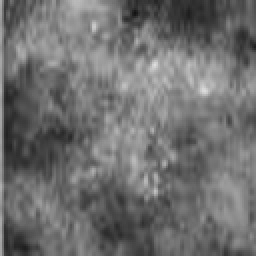
#> input picture datasets_api/test_data/B4RMLO.jpg, 128 x 128 px, given in place of B4RMLO.bmp, which was not available (shown 2 times larger)
$ python test_pywt2.py
#> lines starting #> are read from the running program, lines starting #| are printed output that depends on the picture; after the words box and inside, x2 and y2 are one past the last pixel; in counts of white or black regions, pixels touching at a corner belong together; long printed decimals are rounded; pictures that were not available may be replaced by others from this repository, and a replacement may not be noted
# -*- encoding: utf-8 -*-
"""
@File    : test_pywt2.py
@Time    : 11/23/2021 8:33 PM
@Author  : Liuwen Zou
@Email   : levinforward@163.com
@Software: PyCharm
"""
import cv2
import pywt
import numpy as np
import matplotlib.pyplot as plt

original_data = cv2.imread(r'D:\AllExploreDownloads\IDM\ExtraCode\test\B4RMLO.bmp', 0)
#> original_data is the input picture: shape (128, 128); min 18, max 222, mean 110.7
original_data = cv2.imread(r'D:\AllExploreDownloads\IDM\ExtraCode\test\M35LCC.bmp', 0)
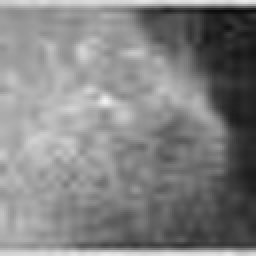
#> input picture datasets_api/test_data/B17LMLO.jpg, 128 x 128 px, given in place of M35LCC.bmp, which was not available (shown 2 times larger)
#> original_data is the input picture: shape (128, 128); min 11, max 242, mean 130
print(original_data.shape)
#| (128, 128)
plt.figure(figsize=(30, 30))
plt.imshow(original_data, interpolation='nearest', cmap=plt.cm.gray)
plt.show()

coeffs = pywt.wavedec2(original_data, 'haar', level=3)
#> coeffs = 4 items
cA3, (cH3, cV3, cD3), (cH2, cV2, cD2), (cH1, cV1, cD1) = coeffs

cAH3 = np.concatenate([cA3, cH3 + 1020], axis=1)
cVD3 = np.concatenate([cV3 + 1020, cD3 + 1020], axis=1)
c3 = np.concatenate([cAH3, cVD3], axis=0)

cAH2 = np.concatenate([c3, cH2 + 510], axis=1)
cVD2 = np.concatenate([cV2 + 510, cD2 + 510], axis=1)
c2 = np.concatenate([cAH2, cVD2], axis=0)

cAH1 = np.concatenate([c2, cH1 + 255], axis=1)
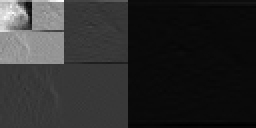
#> cAH1: shape (64, 128) float64 (shown 2 times larger); min 199, max 1605.1, mean 447.8; drawn with min black and max white
cVD1 = np.concatenate([cV1 + 255, cD1 + 255], axis=1)
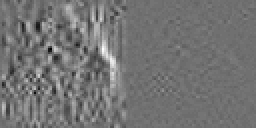
#> cVD1: shape (64, 128) float64 (shown 2 times larger); min 240, max 274, mean 255.5; drawn with min black and max white
c1 = np.concatenate([cAH1, cVD1], axis=0)
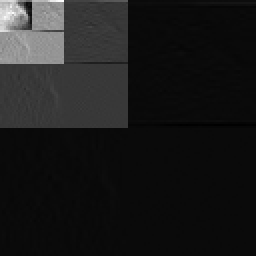
#> c1: shape (128, 128) float64 (shown 2 times larger); min 199, max 1605.1, mean 351.6; drawn with min black and max white

plt.figure(figsize=(30, 30))
plt.imshow(c1, interpolation='nearest', cmap=plt.cm.gray)
plt.show()


reconstructed_img = pywt.waverec2(coeffs, 'haar')
print('reconstructed_img shape:', reconstructed_img.shape)
#| reconstructed_img shape: (128, 128)
print(reconstructed_img.dtype)
#| float64
print(np.max(reconstructed_img))
#| 242.000
print(np.min(reconstructed_img))
#| 11.000
plt.figure(figsize=(30, 30))
plt.imshow(reconstructed_img, interpolation='nearest', cmap=plt.cm.gray)
plt.show()

coeffs[0] = np.zeros_like(coeffs[0])
coeffs_2 = list(coeffs[-2])
#> coeffs_2 = 3 items
coeffs_1 = list(coeffs[-1])
#> coeffs_1 = 3 items
coeffs_2[-1] = np.zeros_like(coeffs_2[-1])
coeffs_1[-1] = np.zeros_like(coeffs_1[-1])
coeffs[-1] = tuple(coeffs_1)
coeffs[-2] = tuple(coeffs_2)


reconstructed_img = pywt.waverec2(coeffs, 'haar')
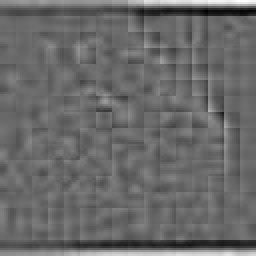
#> reconstructed_img: shape (128, 128) float64 (shown 2 times larger); min -94.7, max 134, mean 0; drawn with min black and max white
print('reconstructed_img shape:', reconstructed_img.shape)
#| reconstructed_img shape: (128, 128)
print(reconstructed_img.dtype)
#| float64
print(np.max(reconstructed_img))
#| 133.984
print(np.min(reconstructed_img))
#| -94.703
plt.figure(figsize=(30, 30))
plt.imshow(reconstructed_img, interpolation='nearest', cmap=plt.cm.gray)
plt.show()

another_img = np.zeros_like(reconstructed_img)
for i in range(reconstructed_img.shape[0]):
    for j in range(reconstructed_img.shape[-1]):
        if reconstructed_img[i][j] <= -20:
            another_img[i][j] = 255
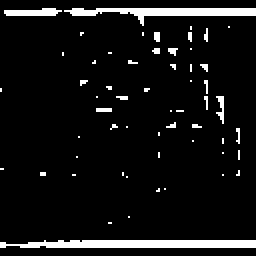
#> another_img: shape (128, 128) float64 (shown 2 times larger); 7.2% white; 57 white regions (53 under 20 px), largest, box (x1, y1, x2, y2) and area: (0, 120, 128, 124) 459, (32, 4, 128, 13) 348, (2, 4, 31, 8) 88, (108, 48, 112, 62) 31
cv2.imwrite('test_seg0.png', another_img)
plt.figure(figsize=(30, 30))
plt.imshow(another_img, interpolation='nearest', cmap=plt.cm.gray)
plt.show()

# reconstructed_img = cv2.cvtColor(reconstructed_img, cv2.COLOR_GRAY2BGR)
kernel = cv2.getStructuringElement(cv2.MORPH_RECT, (5,5))
img = cv2.morphologyEx(another_img, cv2.MORPH_CLOSE, kernel)
cv2.imwrite('test_seg.png', img)
plt.figure(figsize=(30, 30))
plt.imshow(img, interpolation='nearest',)
plt.show()
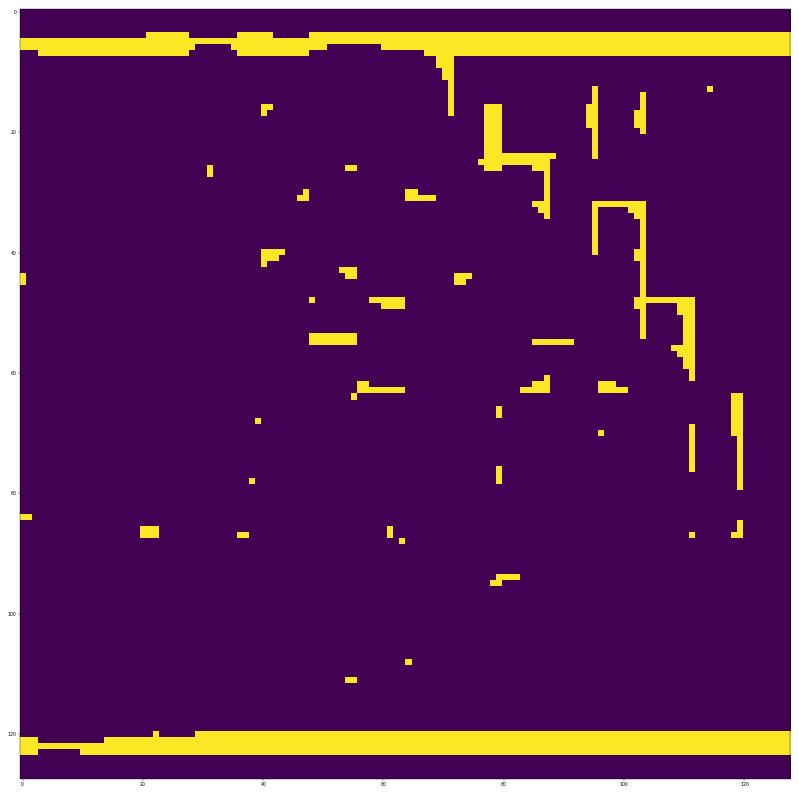
#> figure drawn by matplotlib, 1 panel
